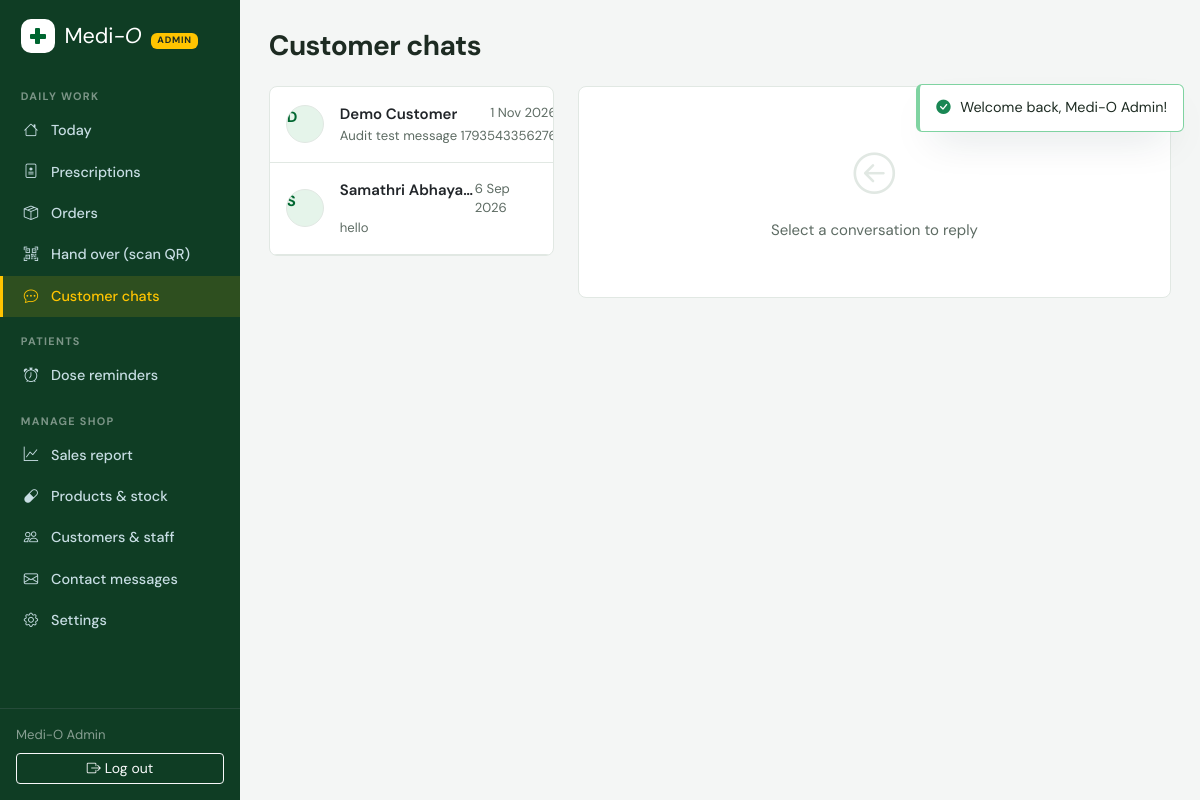
Page /staff/chat.php (signed in) on the earlier database version.
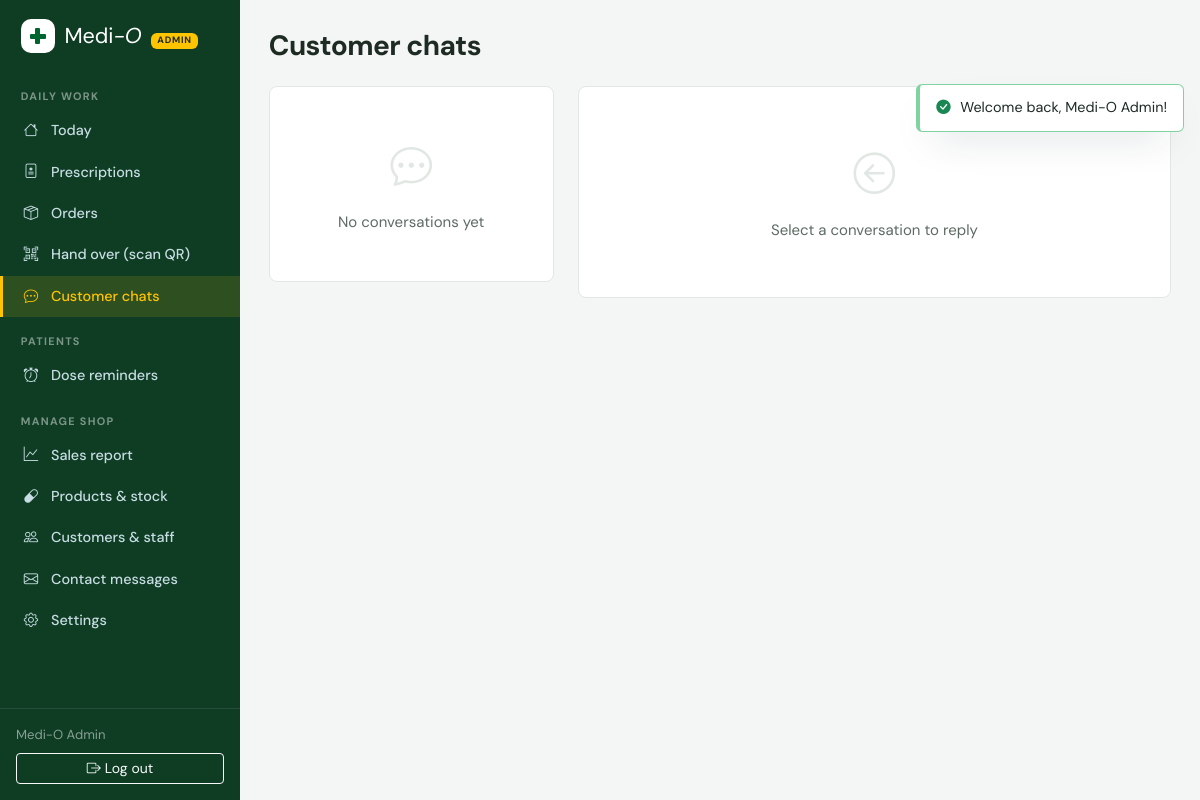
Same page on the later database version.
### tables this page shows
CREATE TABLE `chat_conversations` (
  `id` int(10) unsigned NOT NULL AUTO_INCREMENT,
  `user_id` int(10) unsigned NOT NULL,
  `last_message_at` datetime DEFAULT NULL,
  `user_unread` int(11) NOT NULL DEFAULT 0,
  `staff_unread` int(11) NOT NULL DEFAULT 0,
  PRIMARY KEY (`id`),
  UNIQUE KEY `uq_chat_user` (`user_id`),
  CONSTRAINT `fk_conv_user` FOREIGN KEY (`user_id`) REFERENCES `users` (`id`) ON DELETE CASCADE
);

CREATE TABLE `users` (
  `id` int(10) unsigned NOT NULL AUTO_INCREMENT,
  `name` varchar(120) NOT NULL,
  `email` varchar(190) DEFAULT NULL,
  `phone` varchar(20) DEFAULT NULL,
  `password_hash` varchar(255) DEFAULT NULL,
  `google_id` varchar(64) DEFAULT NULL,
  `avatar` varchar(500) DEFAULT NULL,
  `address` text DEFAULT NULL,
  `role` enum('customer','pharmacist','admin') NOT NULL DEFAULT 'customer',
  `qr_token` char(40) NOT NULL,
  `email_verified` tinyint(1) NOT NULL DEFAULT 0,
  `phone_verified` tinyint(1) NOT NULL DEFAULT 0,
  `reset_token` varchar(64) DEFAULT NULL,
  `reset_expires` datetime DEFAULT NULL,
  `created_at` timestamp NOT NULL DEFAULT current_timestamp(),
  PRIMARY KEY (`id`),
  UNIQUE KEY `uq_users_qr` (`qr_token`),
  UNIQUE KEY `uq_users_email` (`email`),
  UNIQUE KEY `uq_users_phone` (`phone`),
  UNIQUE KEY `uq_users_google` (`google_id`)
);

### includes/helpers.php (called while the page is built, shortened)
<?php
function e(?string $s): string
{
    return htmlspecialchars($s ?? '', ENT_QUOTES, 'UTF-8');
}
function url(string $path = ''): string
{
    return BASE_URL . '/' . ltrim($path, '/');
}
function time_ago(string $datetime): string
{
    $diff = time() - strtotime($datetime);
    return date('j M Y', strtotime($datetime));
}

### includes/db.php (called while the page is built, shortened)
<?php
function db(): PDO
{
    static $pdo = null;
    if ($pdo === null) {
        $pdo = new PDO(
            'mysql:host=' . DB_HOST . ';dbname=' . DB_NAME . ';charset=utf8mb4',
            DB_USER,
            DB_PASS,
            [
                PDO::ATTR_ERRMODE => PDO::ERRMODE_EXCEPTION,
                PDO::ATTR_DEFAULT_FETCH_MODE => PDO::FETCH_ASSOC,
                PDO::ATTR_EMULATE_PREPARES => false,
            ]
        );
    }
    return $pdo;
}
function q(string $sql, array $params = []): PDOStatement
{
    $st = db()->prepare($sql);
    $st->execute($params);
    return $st;
}
function q_all(string $sql, array $params = []): array
{
    return q($sql, $params)->fetchAll();
}
function q_val(string $sql, array $params = [])
{
    $v = q($sql, $params)->fetchColumn();
    return $v === false ? null : $v;
}

### staff/chat.php (the view, shortened to what the changed rows need)
<?php
require_once __DIR__ . '/../components/staff-header.php';
$convId = (int)($_GET['c'] ?? 0);
$conversations = q_all('SELECT c.*, u.name, u.avatar, u.phone,
                        (SELECT body FROM chat_messages m WHERE m.conversation_id=c.id ORDER BY m.id DESC LIMIT 1) AS last_body
                        FROM chat_conversations c JOIN users u ON u.id=c.user_id
                        ORDER BY c.staff_unread DESC, c.last_message_at DESC');
?>
<h1 class="h3 fw-bold mb-4">Customer chats</h1>
<div class="row g-4">
  <div class="col-lg-4">
    <div class="mo-card overflow-hidden">
      <?php if (!$conversations): ?>
        <div class="mo-empty py-5"><i class="bi bi-chat-dots"></i>No conversations yet</div>
      <?php else: foreach ($conversations as $c): ?>
        <a href="<?= url('staff/chat.php?c=' . $c['id']) ?>"
           class="d-flex gap-3 align-items-center p-3 border-bottom text-decoration-none text-body <?= $convId == $c['id'] ? 'bg-light' : '' ?>">
          <div class="mo-avatar-btn flex-shrink-0" style="pointer-events:none">
            <?php if ($c['avatar']): ?><img src="<?= e($c['avatar']) ?>" alt=""><?php else: ?><span><?= e(strtoupper(mb_substr($c['name'], 0, 1))) ?></span><?php endif; ?>
          </div>
          <div class="flex-grow-1 min-width-0">
            <div class="fw-semibold d-flex justify-content-between">
              <span class="text-truncate"><?= e($c['name']) ?></span>
              <?php if ($c['last_message_at']): ?><small class="text-muted fw-normal"><?= time_ago($c['last_message_at']) ?></small><?php endif; ?>
            </div>
            <div class="small text-muted text-truncate"><?= e($c['last_body'] ?? 'No messages') ?></div>
          </div>
        </a>
      <?php endforeach; endif; ?>
    </div>
  </div>
</div>
<?php require_once __DIR__ . '/../components/staff-footer.php'; ?>

### components/staff-header.php (shortened to what the changed rows need)
<?php
$pendingRx = (int)q_val("SELECT COUNT(*) FROM prescriptions WHERE status='pending'");
$openOrders = (int)q_val("SELECT COUNT(*) FROM orders WHERE status IN ('placed','processing')");
$unreadChats = (int)q_val('SELECT COALESCE(SUM(staff_unread),0) FROM chat_conversations');
$nav = [
    'Daily work' => [
        ['staff/index.php', 'bi-house', 'Today', null],
        ['staff/prescriptions.php', 'bi-file-medical', 'Prescriptions', $pendingRx],
        ['staff/orders.php', 'bi-box-seam', 'Orders', $openOrders],
        ['staff/scan.php', 'bi-qr-code-scan', 'Hand over (scan QR)', null],
        ['staff/chat.php', 'bi-chat-dots', 'Customer chats', $unreadChats],
    ],
    'Patients' => [
        ['staff/medications.php', 'bi-alarm', 'Dose reminders', null],
    ],
];
if (is_admin()) {
    $nav['Manage shop'] = [
        ['admin/index.php', 'bi-graph-up', 'Sales report', null],
        ['admin/products.php', 'bi-capsule', 'Products & stock', null],
        ['admin/users.php', 'bi-people', 'Customers & staff', null],
        ['admin/inquiries.php', 'bi-envelope', 'Contact messages', null],
        ['admin/settings.php', 'bi-gear', 'Settings', null],
    ];
}
$curPath = substr($_SERVER['SCRIPT_NAME'], strlen(parse_url(BASE_URL, PHP_URL_PATH) ?: '') + 1);
?>
<!DOCTYPE html>
<html lang="en">
<head>
<link href="https://cdn.jsdelivr.net/npm/bootstrap@5.3.3/dist/css/bootstrap.min.css" rel="stylesheet">
<link href="https://cdn.jsdelivr.net/npm/bootstrap-icons@1.11.3/font/bootstrap-icons.min.css" rel="stylesheet">
<link href="<?= url('assets/css/app.css') ?>?v=<?= filemtime(dirname(__DIR__) . '/assets/css/app.css') ?>" rel="stylesheet">
</head>
<body>
<div class="mo-staff-wrap">
  <aside class="mo-sidebar">
    <nav class="d-flex flex-column flex-lg-column flex-row flex-grow-1" style="min-width:0">
      <?php $here = isset($active) ? dirname($curPath) . '/' . $active : $curPath;
      foreach ($nav as $group => $links): ?>
        <div class="nav-group"><?= e($group) ?></div>
        <?php foreach ($links as [$href, $icon, $label, $badge]): ?>
          <a class="nav-item <?= $href === $here ? 'active' : '' ?>" href="<?= url($href) ?>">
            <i class="bi <?= $icon ?>"></i><span><?= $label ?></span>
          </a>
        <?php endforeach; ?>
      <?php endforeach; ?>
    </nav>
  </aside>
  <main class="mo-staff-main">

Differences in the rows shown:
removed chat_conversations: user.name "D", user.name "Demo Customer", last_message_at "1 Nov…", last_body "Audit test message…"
removed chat_conversations: user.name "S", user.name "Samathri Abhaya…", last_message_at "6 Sep 2026", last_body "hello"
Other differences:
text now shown: "No conversations yet"
